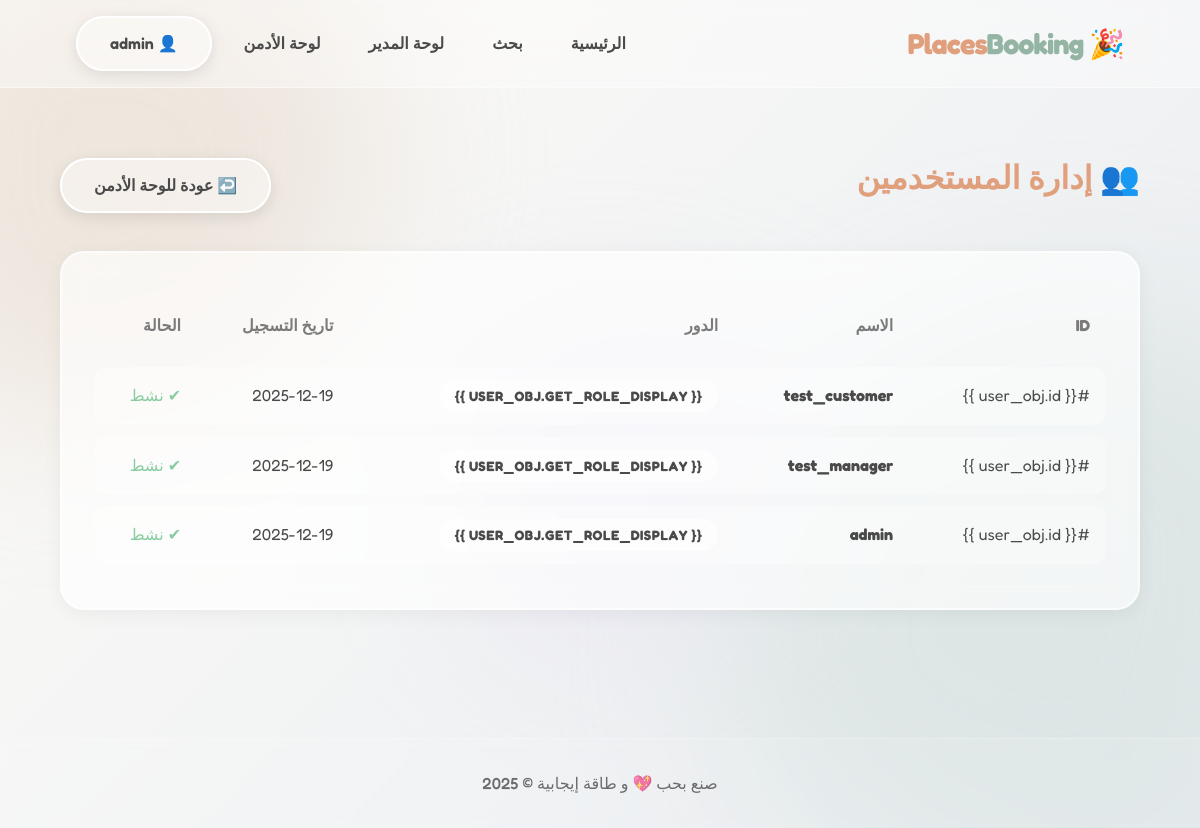
The page /users/admin/users/ (signed in) on the database its author committed.
### users/models.py (models this page shows, shortened)
class User(AbstractUser):
    class Role(models.TextChoices):
        ADMIN = "ADMIN", "Admin"
        MANAGER = "MANAGER", "Venue Manager"
        CUSTOMER = "CUSTOMER", "Customer"
    role = models.CharField(max_length=50, choices=Role.choices, default=Role.CUSTOMER)
    phone_number = models.CharField(max_length=20, blank=True, null=True)
    def is_manager(self):
         return self.role == self.Role.MANAGER

### users/views.py (the view)
# urls.py: path('admin/users/', views.admin_users_list, name='admin_users_list'),
@login_required
@user_passes_test(is_admin)
def admin_users_list(request):
    users = User.objects.all().order_by('-date_joined')
    return render(request, 'users/admin_users.html', {'users': users})

### users/views.py (called while the page is built)
def is_admin(user):
    return user.role == User.Role.ADMIN or user.is_superuser

### templates/users/admin_users.html
{% extends 'base.html' %}
{% block content %}
<div class="container" style="padding: 4rem 0;">
    <div style="display: flex; justify-content: space-between; align-items: center; margin-bottom: 2rem;">
        <h1 style="color: var(--color-primary);">👥 إدارة المستخدمين</h1>
        <a href="{% url 'admin_dashboard' %}" class="btn btn-glass">↩️ عودة للوحة الأدمن</a>
    </div>
    <div class="glass-card" style="padding: 2rem; overflow-x: auto;">
        <table style="width: 100%; border-collapse: separate; border-spacing: 0 0.8rem;">
            <thead>
                <tr style="text-align: right; color: var(--color-text-light);">
                    <th style="padding: 1rem;">ID</th>
                    <th style="padding: 1rem;">الاسم</th>
                    <th style="padding: 1rem;">الدور</th>
                    <th style="padding: 1rem;">تاريخ التسجيل</th>
                    <th style="padding: 1rem;">الحالة</th>
                </tr>
            </thead>
            <tbody>
                {% for user_obj in users %}
                <tr style="background: rgba(255,255,255,0.3);">
                    <td style="padding: 1rem; border-top-right-radius: 12px; border-bottom-right-radius: 12px;">#{{
                        user_obj.id }}</td>
                    <td style="padding: 1rem; font-weight: bold;">{{ user_obj.username }}</td>
                    <td style="padding: 1rem;">
                        <span class="badge" style="background: rgba(255,255,255,0.5);">{{ user_obj.get_role_display
                            }}</span>
                    </td>
                    <td style="padding: 1rem;">{{ user_obj.date_joined|date:"Y-m-d" }}</td>
                    <td style="padding: 1rem; border-top-left-radius: 12px; border-bottom-left-radius: 12px;">
                        {% if user_obj.is_active %}
                        <span style="color: var(--color-success);">✔ نشط</span>
                        {% else %}
                        <span style="color: var(--color-text-light);">❌ محظور</span>
                        {% endif %}
                    </td>
                </tr>
                {% endfor %}
            </tbody>
        </table>
    </div>
</div>
{% endblock %}

### templates/base.html (shortened to what this page needs)
{% load static %}
<!DOCTYPE html>
<html lang="ar" dir="rtl">
<head>
    <link rel="stylesheet" href="{% static 'css/style.css' %}">
</head>
<body>
    <div class="blobs-container">
        <div class="blob blob-1"></div>
        <div class="blob blob-2"></div>
        <div class="blob blob-3"></div>
    </div>
    <nav class="glass-nav">
        <div class="container" style="display: flex; justify-content: space-between; align-items: center;">
            <a href="{% url 'home' %}"
                style="font-size: 1.8rem; font-weight: 700; color: var(--color-primary); letter-spacing: -1px;">
                🎉 Places<span style="color: var(--color-secondary);">Booking</span>
            </a>
            <div style="display: flex; gap: 1rem; align-items: center;">
                <a href="{% url 'home' %}" class="nav-link">الرئيسية</a>
                <a href="{% url 'search' %}" class="nav-link">بحث</a>
                {% if user.is_authenticated %}
                {% if user.is_manager %}
                <a href="{% url 'manager_dashboard' %}" class="nav-link">لوحة المدير</a>
                {% endif %}
                {% if user.is_superuser %}
                <a href="{% url 'admin_dashboard' %}" class="nav-link">لوحة الأدمن</a>
                {% endif %}
                <a href="{% url 'customer_dashboard' %}" class="btn btn-glass">
                    👤 {{ user.username }}
                </a>
                {% else %}
                <a href="/accounts/login/" class="nav-link">دخول</a>
                <a href="/accounts/signup/" class="btn btn-primary">حساب جديد</a>
                {% endif %}
            </div>
        </div>
    </nav>
    <main style="min-height: 70vh;">
        {% block content %}{% endblock %}
    </main>
    <footer class="glass-footer">
        <div class="container">
            <p style="opacity: 0.8; font-weight: 500;">
                صنع بحب 💖 و طاقة إيجابية &copy; {% now "Y" %}
            </p>
        </div>
    </footer>
</body>
</html>

### static/css/style.css (style rules this page uses)
:root { --color-bg: #fdfbf7; --color-bg-gradient: linear-gradient(135deg, #fdfbf7 0%, #e8ecf1 100%); --glass-bg: rgba(255, 255, 255, 0.65); --glass-border: rgba(255, 255, 255, 0.6); --glass-shadow: 0 4px 20px rgba(0, 0, 0, 0.05); --color-primary: #e09f7d; --color-primary-hover: #cd8b6b; --color-secondary: #94b4a4; --color-text: #4a4a4a; --color-text-light: #7a7a7a; --color-success: #88cca1; --color-danger: #e68a8a; --color-warning: #f0d085; --font-main: 'Fredoka', sans-serif; --radius-round: 50px; --radius-card: 24px; }
* { box-sizing: border-box; margin: 0; padding: 0; }
body { font-family: var(--font-main); background-color: var(--color-bg); background-image: var(--color-bg-gradient); background-attachment: fixed; color: var(--color-text); min-height: 100vh; line-height: 1.6; overflow-x: hidden; direction: rtl; }
.blobs-container { position: fixed; top: 0; left: 0; width: 100%; height: 100%; z-index: -1; overflow: hidden; pointer-events: none; }
.blob { position: absolute; filter: blur(80px); opacity: 0.6; animation: float 10s infinite ease-in-out alternate; }
.blob-1 { top: -10%; left: -10%; width: 500px; height: 500px; background: #e6dace; border-radius: 40% 60% 70% 30% / 40% 50% 60% 50%; }
.blob-2 { bottom: -10%; right: -10%; width: 600px; height: 600px; background: #d4e0dd; border-radius: 60% 40% 30% 70% / 60% 30% 70% 40%; animation-delay: -5s; }
.blob-3 { top: 40%; left: 40%; width: 300px; height: 300px; background: #e3dff2; border-radius: 30% 70% 70% 30% / 30% 30% 70% 70%; animation-duration: 25s; }
.container { width: 90%; max-width: 1200px; margin: 0 auto; padding: 0 1rem; }
h1, h2, h3, h4, h5, h6 { font-weight: 600; color: #2f3542; margin-bottom: 1rem; }
a { text-decoration: none; color: inherit; transition: all 0.3s ease; }
.glass-card { background: var(--glass-bg); backdrop-filter: blur(12px); -webkit-backdrop-filter: blur(12px); border: 2px solid var(--glass-border); border-radius: var(--radius-card); box-shadow: var(--glass-shadow); padding: 2rem; transition: transform 0.3s cubic-bezier(0.175, 0.885, 0.32, 1.275); }
.glass-nav { background: rgba(255, 255, 255, 0.35); backdrop-filter: blur(16px); border-bottom: 1px solid rgba(255, 255, 255, 0.5); padding: 1rem 0; position: sticky; top: 0; z-index: 100; }
.btn { display: inline-block; padding: 0.8rem 2rem; border-radius: var(--radius-round); font-weight: 600; font-size: 1rem; cursor: pointer; border: none; transition: all 0.3s cubic-bezier(0.175, 0.885, 0.32, 1.275); box-shadow: 0 4px 15px rgba(0, 0, 0, 0.1); }
.btn-glass { background: rgba(255, 255, 255, 0.4); border: 2px solid white; color: var(--color-text); }
.badge { padding: 0.5rem 1rem; border-radius: var(--radius-round); font-weight: bold; font-size: 0.85rem; text-transform: uppercase; letter-spacing: 0.5px; }
.nav-link { font-weight: 600; color: var(--color-text); padding: 0.5rem 1rem; border-radius: var(--radius-round); }
.glass-footer { margin-top: 4rem; padding: 2rem 0; background: rgba(255, 255, 255, 0.1); backdrop-filter: blur(5px); text-align: center; border-top: 1px solid rgba(255, 255, 255, 0.2); }

### rows shown on the page
User: username "admin", date_joined "2025-12-19", is_active "✔ نشط"
User: username "test_customer", date_joined "2025-12-19", is_active "✔ نشط"
User: username "test_manager", date_joined "2025-12-19", is_active "✔ نشط"
